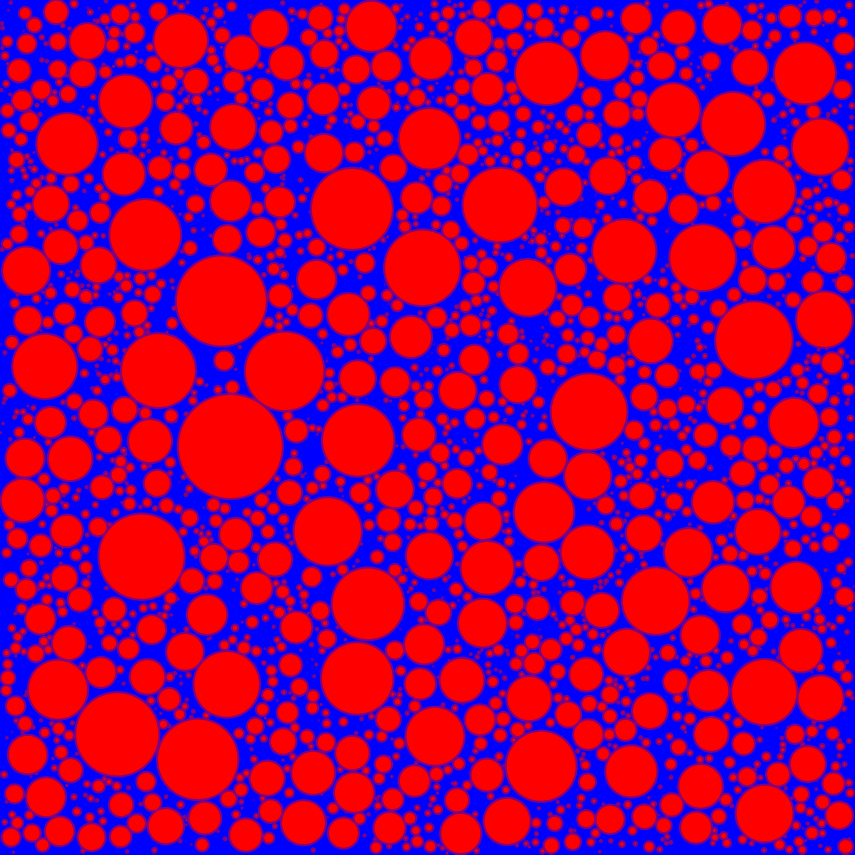
#> input picture generated_images/mesostructure_untitled.png, 1709 x 1709 px, found by its file name (shown at 1/2 size)
$ python line_comp.py
#> lines starting #> are read from the running program, lines starting #| are printed output that depends on the picture
#pull line composition from an image

import numpy as np
from PIL import Image, ImageDraw

#image

save_path = ".\generated_images\mesostructure_untitled.png"
copy_path = ".\generated_images\mesostructure_line.png" #image copy with line
trim_path = ".\generated_images\mesostructure_trimmed.png"
#untitled images set to 1024x1024 in previous script
#trimmed images 922x922

def line_comp(save_path, column_index):
    '''Pull a vertical line from an image and return % comp of AP, HTPB, and interface (red, blue, purple)'''

    img = Image.open(save_path).convert("RGB")
    arr = np.array(img)
    #pick a line
    line = arr[:, column_index, :]

    #count pixels
    is_red = np.all(line == [255, 0, 0], axis=1)
    is_blue = np.all(line == [0, 0, 255], axis=1)

    # purple = anything that isn't red or blue
    is_purple = ~(is_red | is_blue)

    # counts
    AP_count = np.sum(is_red)
    HTPB_count = np.sum(is_blue)
    interface_count = np.sum(is_purple)
    total = line.shape[0]

    #convert to percentages
    ap = (AP_count / total) * 100
    htpb = (HTPB_count / total) * 100
    int = (interface_count / total) * 100

    return ap, htpb, int

def draw_line(save_path, column_index, copy_path):
    '''return image with line showing which column was taken'''
    img = Image.open(save_path).convert("RGB")
    img_with_line = img.copy()
    draw = ImageDraw.Draw(img_with_line)
    draw.line([(column_index, 0), (column_index, img_with_line.height)], fill='white', width=1)
    img_with_line.save(copy_path)
    return img_with_line

#find average composition of a vertical line by looping over whole thing
#probably will want to trim off edges to get to the middle, so we don't have areas where AP = 0
def vert_avg_fast(save_path):
    img = Image.open(save_path).convert("RGB")
    arr = np.array(img)
    tol = 10
    # Red = AP
    is_red = np.all(np.abs(arr - [255, 0, 0]) <= tol, axis=2)
    # Blue = HTPB
    is_blue = np.all(np.abs(arr - [0, 0, 255]) <= tol, axis=2)
    # Anything else = interface
    is_purple = ~(is_red | is_blue)


    total_pixels = arr.shape[0] * arr.shape[1]

    ap = np.sum(is_red) / total_pixels * 100
    htpb = np.sum(is_blue) / total_pixels * 100
    interface = np.sum(is_purple) / total_pixels * 100

    return ap, htpb, interface

def vert_avg(save_path):
    img = Image.open(save_path).convert("RGB")
    arr = np.array(img)
    comp_list = []
    for col in range(arr.shape[1]):
        comp_list.append(line_comp(save_path, col))
    comp_array = np.array(comp_list)
    ap_av, htpb_av, int_av = np.mean(comp_array, axis=0)
    return ap_av, htpb_av, int_av

#DON"T NEED THIS WITH UPDATED GEN_STRUCT
def trim_edges(save_path, trim_path):
    '''trims edges, takes 5% of square image's width off each edge, so 1x1 is now 0.9x0.9'''
    img = Image.open(save_path).convert("RGB")

    w, h = img.size
#> w = 1709; h = 1709
    trim_h = int(0.05*h)
#> trim_h = 85
    trim_w = int(0.05*w)
#> trim_w = 85
    #crop box, left, top, right, bottom
    crop_box = (trim_w, trim_h, w - trim_w, h - trim_h)
#> crop_box = (85, 85, 1624, 1624)
    trimmed_img = img.crop(crop_box)
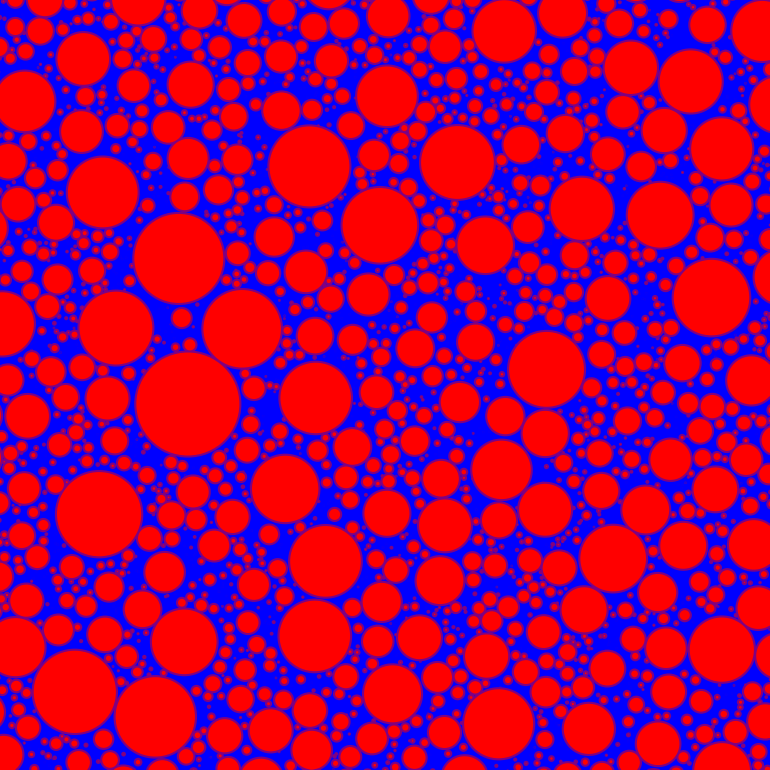
#> trimmed_img: PIL image 1539x1539 RGB (shown at 1/2 size); mean R, G, B 160.5, 0, 94.6
    trimmed_img.save(trim_path)
    return trimmed_img


if __name__ == "__main__":
    trim_edges(save_path, trim_path)
    ap, htpb, int = line_comp(trim_path, 75)
#> in line_comp, `line = arr[:, column_index, :]`: line = 1539 rows, first 8: [255, 0, 0], [255, 0, 0], [255, 0, 0], [255, 0, 0], [255, 0, 0], [255, 0, 0], [255, 0, 0], [255, 0, 0]
#> in line_comp, `AP_count = np.sum(is_red)`: AP_count = 616
#> in line_comp, `HTPB_count = np.sum(is_blue)`: HTPB_count = 488
#> in line_comp, `interface_count = np.sum(is_purple)`: interface_count = 435
#> in line_comp, `ap = (AP_count / total) * 100`: ap = 40.03
#> in line_comp, `htpb = (HTPB_count / total) * 100`: htpb = 31.71
#> in line_comp, `int = (interface_count / total) * 100`: int = 28.27
#> ap = 40.03; htpb = 31.71; int = 28.27
    print(f'Column 75: AP: {ap:.2f} %, HTPB: {htpb:.2f} %, Interface: {int:.2f} %')
#| Column 75: AP: 40.03 %, HTPB: 31.71 %, Interface: 28.27 %
    draw_line(trim_path, 75, copy_path)
    ap, htpb, int = line_comp(trim_path, 225)
#> in line_comp (call 2), `line = arr[:, column_index, :]`: line = 1539 rows, first 8: [255, 0, 0], [255, 0, 0], [255, 0, 0], [255, 0, 0], [255, 0, 0], [255, 0, 0], [254, 0, 0], [238, 0, 17]
#> ap = 56.27; htpb = 22.74; int = 20.99
    print(f'Column 225: AP: {ap:.2f} %, HTPB: {htpb:.2f} %, Interface: {int:.2f} %')
#| Column 225: AP: 56.27 %, HTPB: 22.74 %, Interface: 20.99 %
    draw_line(copy_path, 225, copy_path)
#> call 2 of draw_line, with column_index = 225
#> in draw_line (call 2), `img_with_line.save(copy_path)`:
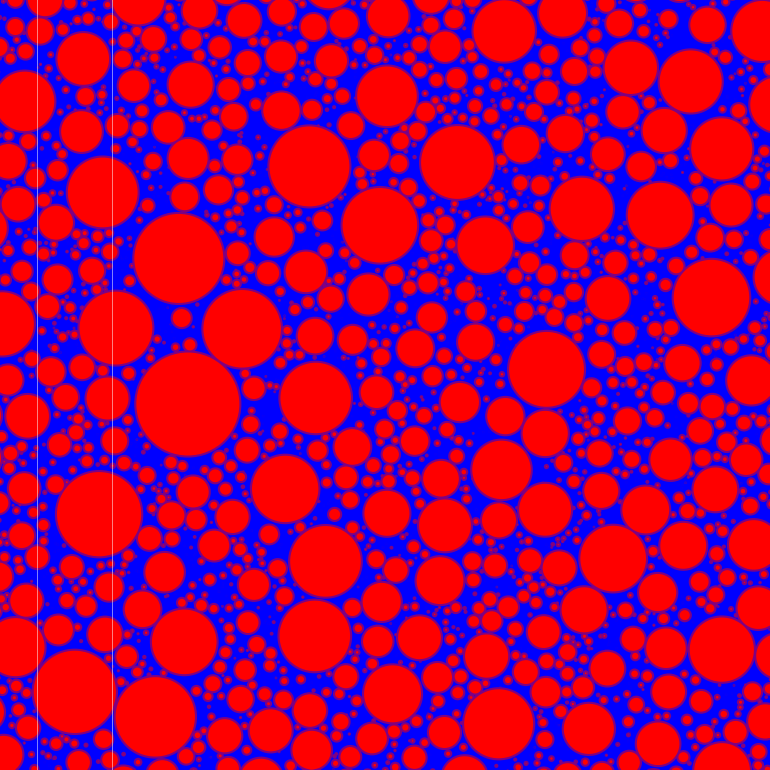
#> saved as mesostructure_line.png: PIL image 1539x1539 RGB (shown at 1/2 size); mean R, G, B 160.6, 0.3, 94.8
    ap, htpb, int = line_comp(trim_path, 375)
#> in line_comp (call 3), `line = arr[:, column_index, :]`: line = 1539 rows, first 8: [255, 0, 0], [255, 0, 0], [255, 0, 0], [255, 0, 0], [255, 0, 0], [255, 0, 0], [255, 0, 0], [255, 0, 0]
#> ap = 66.99; htpb = 18.32; int = 14.68
    print(f'Column 375: AP: {ap:.2f} %, HTPB: {htpb:.2f} %, Interface: {int:.2f} %')
#| Column 375: AP: 66.99 %, HTPB: 18.32 %, Interface: 14.68 %
    draw_line(copy_path, 375, copy_path)
#> call 3 of draw_line, with column_index = 375
#> in draw_line (call 3), `img_with_line.save(copy_path)`:
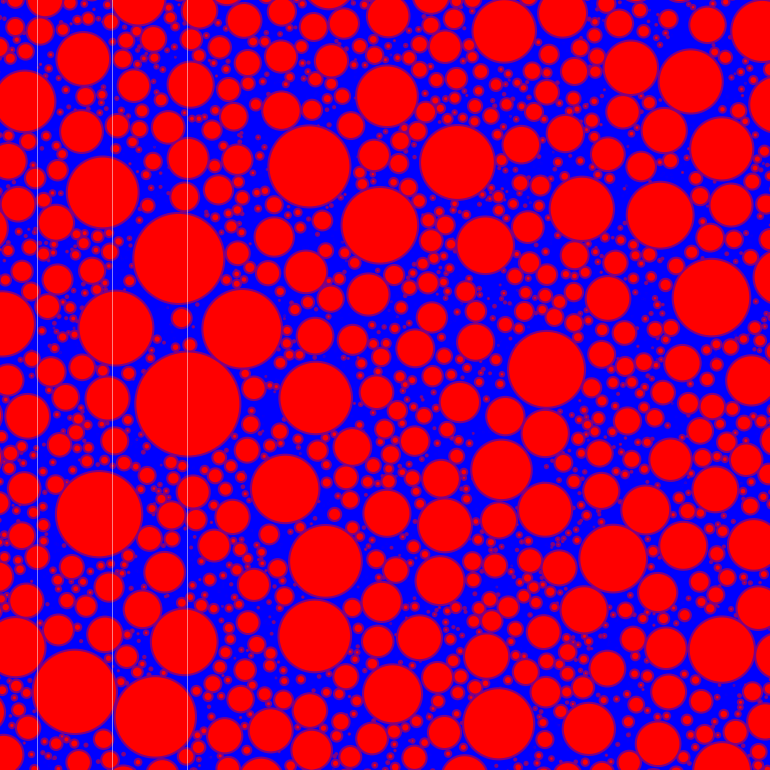
#> saved as mesostructure_line.png: PIL image 1539x1539 RGB (shown at 1/2 size); mean R, G, B 160.7, 0.5, 94.9
    ap, htpb, int = line_comp(trim_path, 525)
#> in line_comp (call 4), `line = arr[:, column_index, :]`: line = 1539 rows, first 8: [255, 0, 0], [241, 0, 13], [135, 0, 120], [128, 0, 128], [128, 0, 128], [128, 0, 128], [84, 0, 171], [0, 0, 255]
#> ap = 37.88; htpb = 40.48; int = 21.64
    print(f'Column 525: AP: {ap:.2f} %, HTPB: {htpb:.2f} %, Interface: {int:.2f} %')
#| Column 525: AP: 37.88 %, HTPB: 40.48 %, Interface: 21.64 %
    draw_line(copy_path, 525, copy_path)
    ap, htpb, int = line_comp(trim_path, 675)
#> in line_comp (call 5), `line = arr[:, column_index, :]`: line = 1539 rows, first 8: [255, 0, 0], [255, 0, 0], [255, 0, 0], [255, 0, 0], [255, 0, 0], [255, 0, 0], [255, 0, 0], [255, 0, 0]
#> ap = 53.09; htpb = 24.76; int = 22.16
    print(f'Column 675: AP: {ap:.2f} %, HTPB: {htpb:.2f} %, Interface: {int:.2f} %')
#| Column 675: AP: 53.09 %, HTPB: 24.76 %, Interface: 22.16 %
    draw_line(copy_path, 675, copy_path)
#> in draw_line (call 5), `img_with_line.save(copy_path)`:
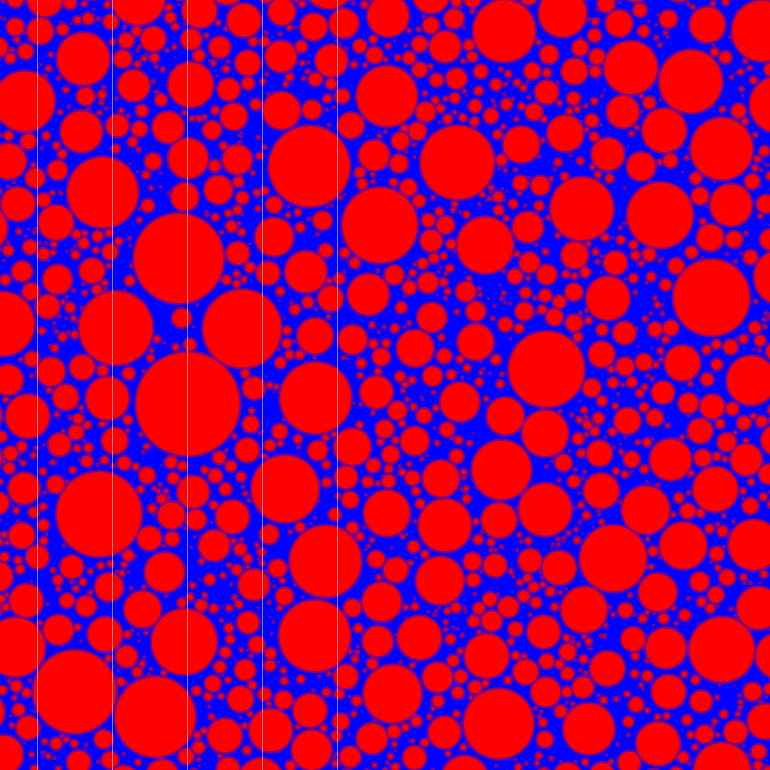
#> saved as mesostructure_line.png: PIL image 1539x1539 RGB (shown at 1/2 size); mean R, G, B 160.8, 0.8, 95.1
    ap, htpb, int = line_comp(trim_path, 825)
#> in line_comp (call 6), `line = arr[:, column_index, :]`: line = 1539 rows, first 8: [128, 0, 128], [128, 0, 128], [123, 0, 132], [78, 0, 177], [25, 0, 230], [0, 0, 255], [0, 0, 255], [0, 0, 255]
#> ap = 41; htpb = 32.42; int = 26.58
    print(f'Column 825: AP: {ap:.2f} %, HTPB: {htpb:.2f} %, Interface: {int:.2f} %')
#| Column 825: AP: 41.00 %, HTPB: 32.42 %, Interface: 26.58 %
    draw_line(copy_path, 825, copy_path)
    ap_av, htpb_av, int_av = vert_avg(trim_path)
#> in line_comp (call 7), `line = arr[:, column_index, :]`: line = 1539 rows, first 8: [0, 0, 255], [0, 0, 255], [0, 0, 255], [0, 0, 255], [0, 0, 255], [0, 0, 255], [0, 0, 255], [0, 0, 255]
#> (the run stopped early here; a loop or call above may not have finished)
